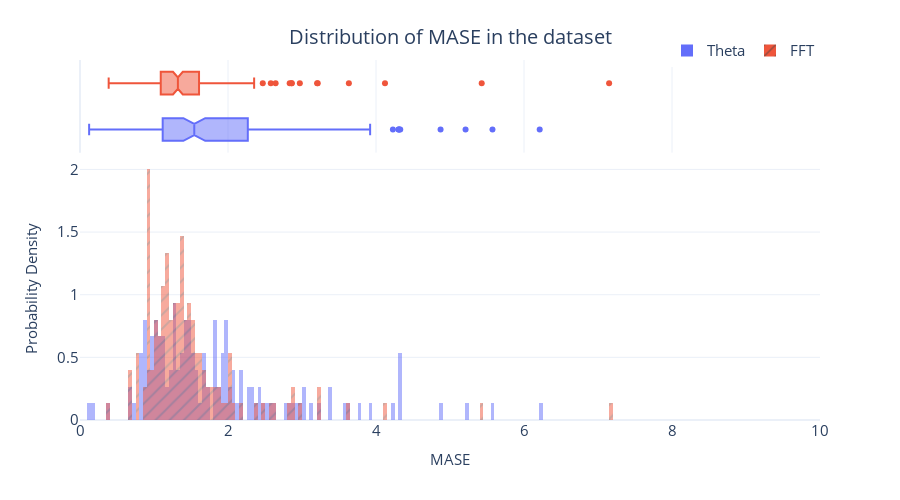

Notebook cell for this chart:
### Code cell
fig = px.histogram(baseline_val_metrics_df, 
                   x="MASE", 
                   color="Algorithm",
                   pattern_shape="Algorithm", 
                   marginal="box", 
                   nbins=500, 
                   barmode="overlay",
                   histnorm="probability density")
fig = format_plot(fig, xlabel="MASE", ylabel="Probability Density", title="Distribution of MASE in the dataset")
fig.update_layout(xaxis_range=[0,10])
fig.write_image("imgs/chapter_4/mase_dist.png")
fig.show()

### Figure 1 — Plotly figure (JSON) as saved in the notebook; plotly's stock layout.template omitted (floating-point values rounded to 4 significant figures; data arrays with more than 128 entries replaced by an {"elided": "..."} marker saying what was removed)
{"data": [{"alignmentgroup": "True", "bingroup": "x", "histnorm": "probability density", "hovertemplate": "Algorithm=Theta<br>MASE=%{x}<br>probability density=%{y}<extra></extra>", "legendgroup": "Theta", "marker": {"color": "#636efa", "opacity": 0.5, "pattern": {"shape": ""}}, "name": "Theta", "nbinsx": 500, "offsetgroup": "Theta", "orientation": "v", "showlegend": true, "type": "histogram", "x": {"elided": "150 float values"}, "xaxis": "x", "yaxis": "y"}, {"alignmentgroup": "True", "hovertemplate": "Algorithm=Theta<br>MASE=%{x}<extra></extra>", "legendgroup": "Theta", "marker": {"color": "#636efa"}, "name": "Theta", "notched": true, "offsetgroup": "Theta", "showlegend": false, "type": "box", "x": {"elided": "150 float values"}, "xaxis": "x2", "yaxis": "y2"}, {"alignmentgroup": "True", "bingroup": "x", "histnorm": "probability density", "hovertemplate": "Algorithm=FFT<br>MASE=%{x}<br>probability density=%{y}<extra></extra>", "legendgroup": "FFT", "marker": {"color": "#EF553B", "opacity": 0.5, "pattern": {"shape": "/"}}, "name": "FFT", "nbinsx": 500, "offsetgroup": "FFT", "orientation": "v", "showlegend": true, "type": "histogram", "x": {"elided": "150 float values"}, "xaxis": "x", "yaxis": "y"}, {"alignmentgroup": "True", "hovertemplate": "Algorithm=FFT<br>MASE=%{x}<extra></extra>", "legendgroup": "FFT", "marker": {"color": "#EF553B"}, "name": "FFT", "notched": true, "offsetgroup": "FFT", "showlegend": false, "type": "box", "x": {"elided": "150 float values"}, "xaxis": "x2", "yaxis": "y2"}], "layout": {"autosize": false, "barmode": "overlay", "height": 500, "legend": {"font": {"size": 15}, "orientation": "h", "title": {}, "tracegroupgap": 0, "x": 1, "xanchor": "right", "y": 0.98, "yanchor": "bottom"}, "margin": {"t": 60}, "title": {"font": {"size": 20}, "text": "Distribution of MASE in the dataset", "x": 0.5, "xanchor": "center", "yanchor": "top"}, "width": 900, "xaxis": {"anchor": "y", "domain": [0, 1], "range": [0, 10], "tickfont": {"size": 15}, "title": {"font": {"size": 15}, "text": "MASE"}}, "xaxis2": {"anchor": "y2", "domain": [0, 1], "matches": "x", "showgrid": true, "showticklabels": false}, "yaxis": {"anchor": "x", "domain": [0, 0.7326], "tickfont": {"size": 15}, "title": {"font": {"size": 15}, "text": "Probability Density"}}, "yaxis2": {"anchor": "x2", "domain": [0.7426, 1], "matches": "y2", "showgrid": false, "showline": false, "showticklabels": false, "ticks": ""}}}
